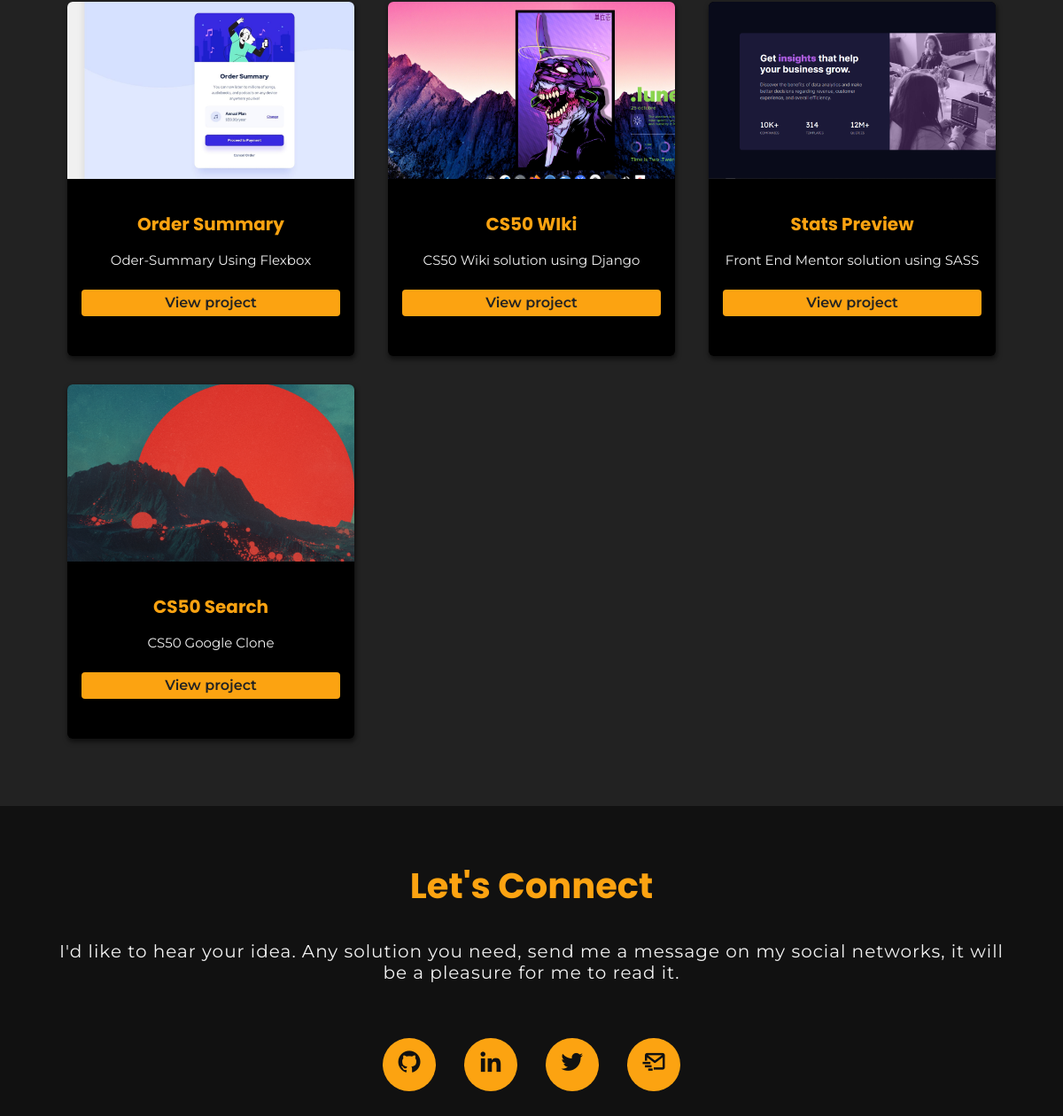
Before: / (lower part) with the older database file.
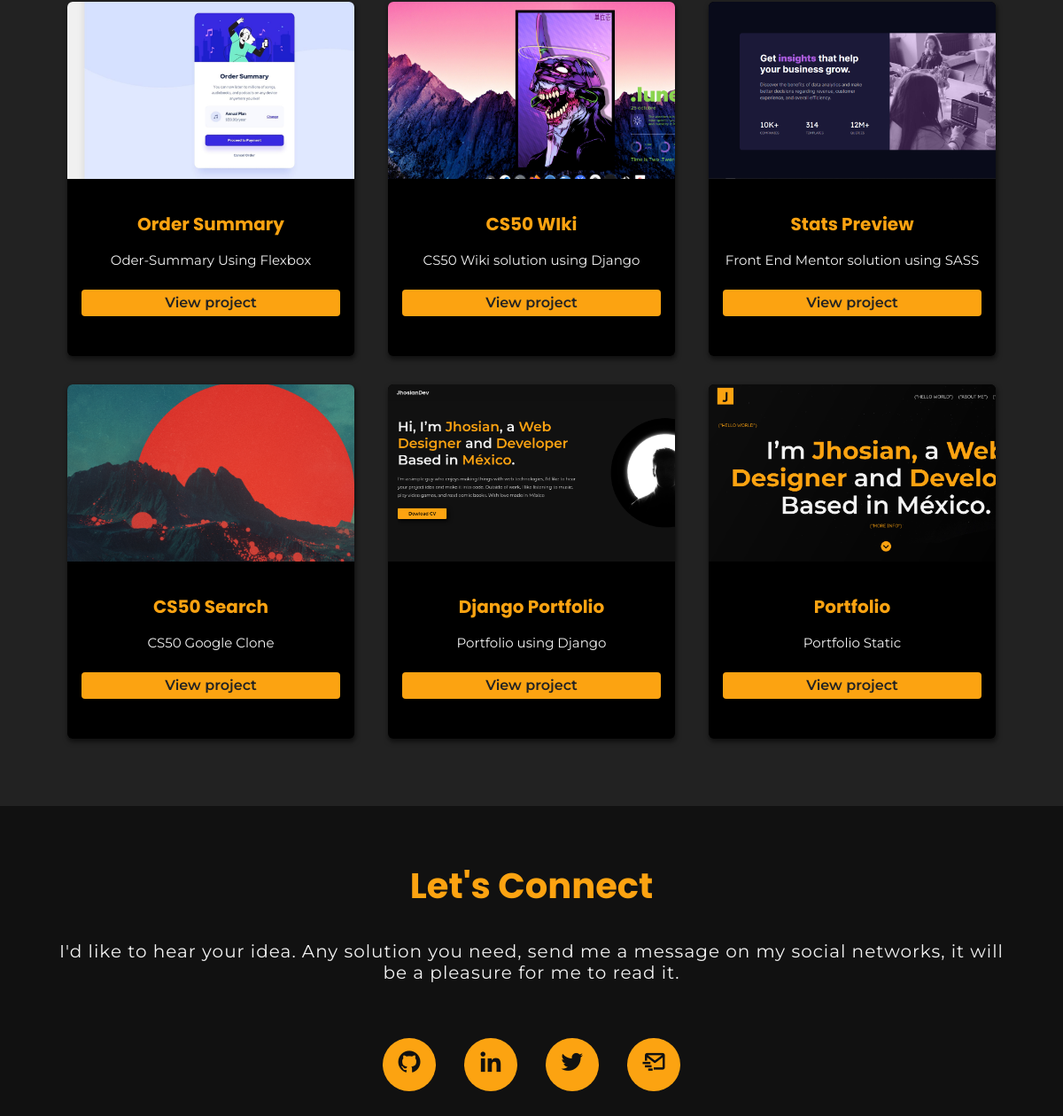
After: the same page with the newer database file.
### portfolio/models.py (models this page shows)
class Project(models.Model):
    title = CharField(max_length=100)
    description = CharField(max_length=250)
    image = ImageField(upload_to="portfolio/images")
    url = URLField(blank=True)

### portfolio/views.py (the view)
# urls.py: 2. Add a URL to urlpatterns:  path('', views.home, name='home')
def home(request):
    projects = Project.objects.all()
    return render(request, "home.html", {'projects': projects})

### portfolio/templates/home.html (shortened to what this page needs)
{% extends 'layout.html' %}
{% load static %}
{% block content%}
<section class="projects" id="projects">
    <div class="container">
        <div class="card-group">
            {% for project in projects %}
            <div class="card">
                <div class="card-image">
                    <img src="{{project.image.url}}" alt="{{project.title}}">
                </div>
                <div class="card-text">
                    <div class="card-title">
                        <h2>{{project.title}}</h2>
                    </div>
                    <div class="card-description">
                        <p>{{project.description}}</p>
                    </div>
                    <div class="card-button">
                        <a href="{{project.url}}">View project</a>
                    </div>
                </div>
            </div>
            {% endfor %}
        </div>
    </div>
</section>
{% endblock %}

Changed rows visible on the page:
added Project: image (picture), title "Django Portfolio", description "Portfolio using Django"
added Project: image (picture), title "Portfolio", description "Portfolio Static"
